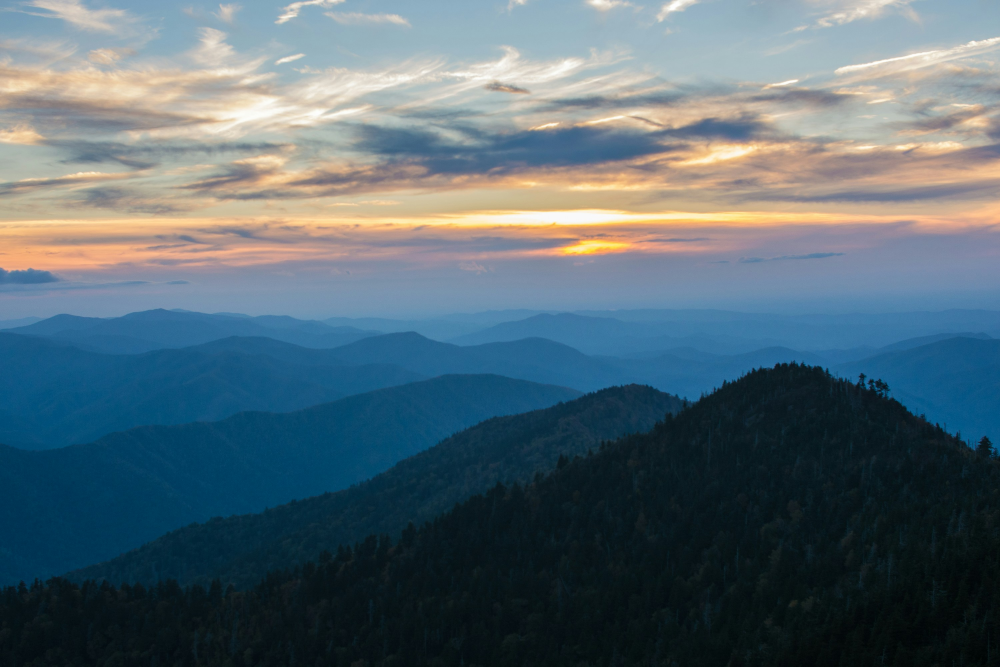
#> input picture docs/optimization/assets/photo-1516117172878-fd2c41f4a759.jpg, 3000 x 2000 px (shown at 1/3 size)
$ python MultiProcess.py
#> lines starting #> are read from the running program, lines starting #| are printed output that depends on the picture
# [55 lines of commented-out code are left out]
import time
import concurrent.futures
from PIL import Image, ImageFilter  # Image manager library

img_names = [
    'photo-1516117172878-fd2c41f4a759.jpg',
    'photo-1532009324734-20a7a5813719.jpg',
    'photo-1524429656589-6633a470097c.jpg',
    'photo-1530224264768-7ff8c1789d79.jpg',
    'photo-1564135624576-c5c88640f235.jpg',
    'photo-1541698444083-023c97d3f4b6.jpg',
    'photo-1522364723953-452d3431c267.jpg',
    'photo-1513938709626-033611b8cc03.jpg',
    'photo-1507143550189-fed454f93097.jpg',
    'photo-1493976040374-85c8e12f0c0e.jpg',
    'photo-1504198453319-5ce911bafcde.jpg',
    'photo-1530122037265-a5f1f91d3b99.jpg',
    'photo-1516972810927-80185027ca84.jpg',
    'photo-1550439062-609e1531270e.jpg',
    'photo-1549692520-acc6669e2f0c.jpg'
]

size = (1200, 1200)

def process_image(img_name):
#> called with img_name = 'photo-1516117172878-fd2c41f4a759.jpg'
    img = Image.open(f'./assets/{img_name}')
#> img is the input picture: PIL image 3000x2000 RGB; mean R, G, B 86.7, 105.4, 114.9
    img = img.filter(ImageFilter.GaussianBlur(15))
    img.thumbnail(size)
#> img: PIL image 1200x800 RGB
    img.save(f'./assets/processed/{img_name}')
    print(f'{img_name} was processed...')

def main():
    t1 = time.time()

    with concurrent.futures.ProcessPoolExecutor() as executor:
        list(executor.map(process_image, img_names))  # force execution
#> call 2 of process_image, with img_name = 'photo-1532009324734-20a7a5813719.jpg'
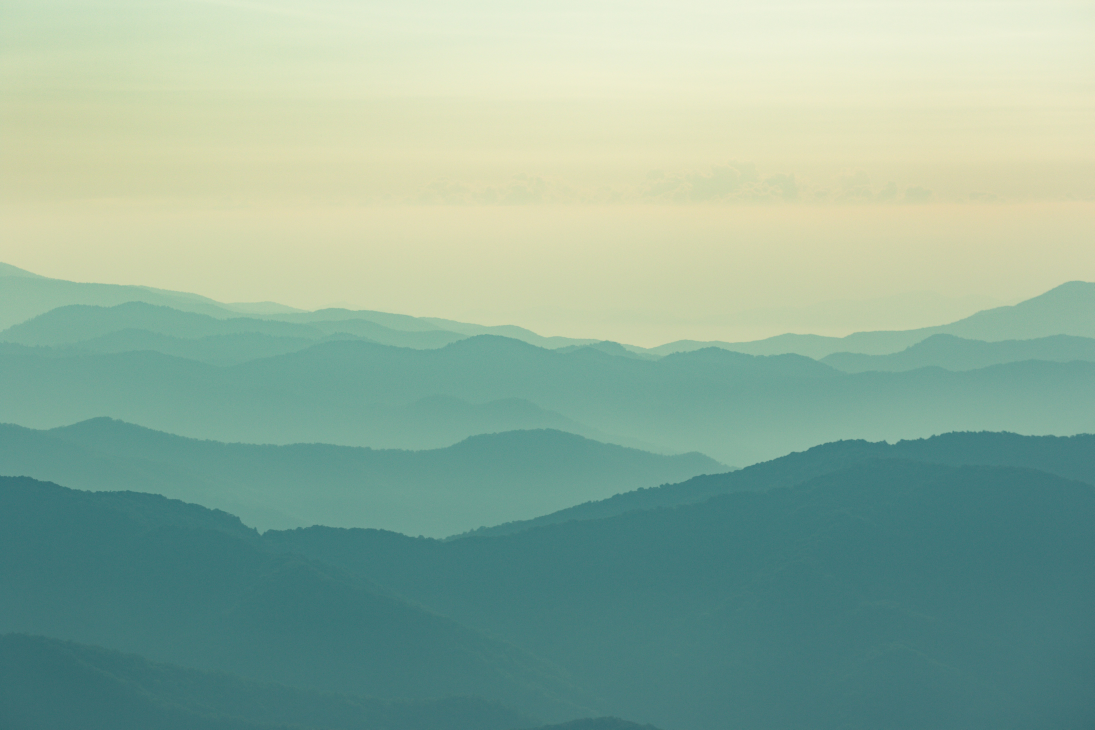
#> input picture docs/optimization/assets/photo-1532009324734-20a7a5813719.jpg, 5472 x 3648 px (shown at 1/5 size)
#> in process_image, img is the input picture: PIL image 5472x3648 RGB; mean R, G, B 143.7, 174.4, 155.7
#> call 3 of process_image, with img_name = 'photo-1524429656589-6633a470097c.jpg'
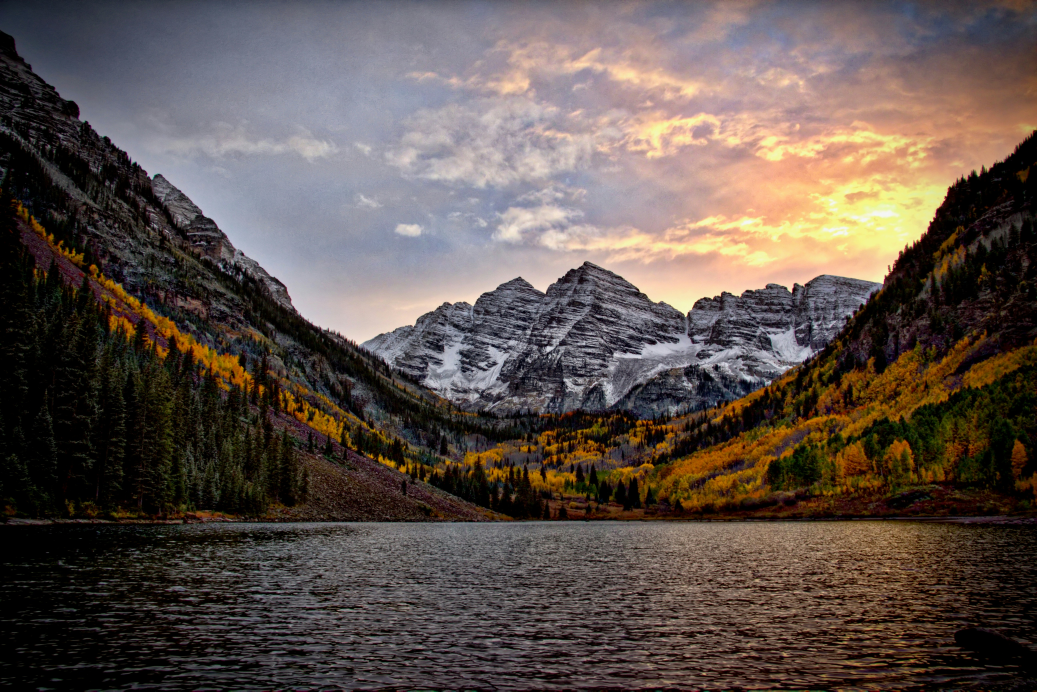
#> input picture docs/optimization/assets/photo-1524429656589-6633a470097c.jpg, 5184 x 3456 px (shown at 1/5 size)
#> in process_image, img is the input picture: PIL image 5184x3456 RGB; mean R, G, B 94.4, 82.2, 76.3
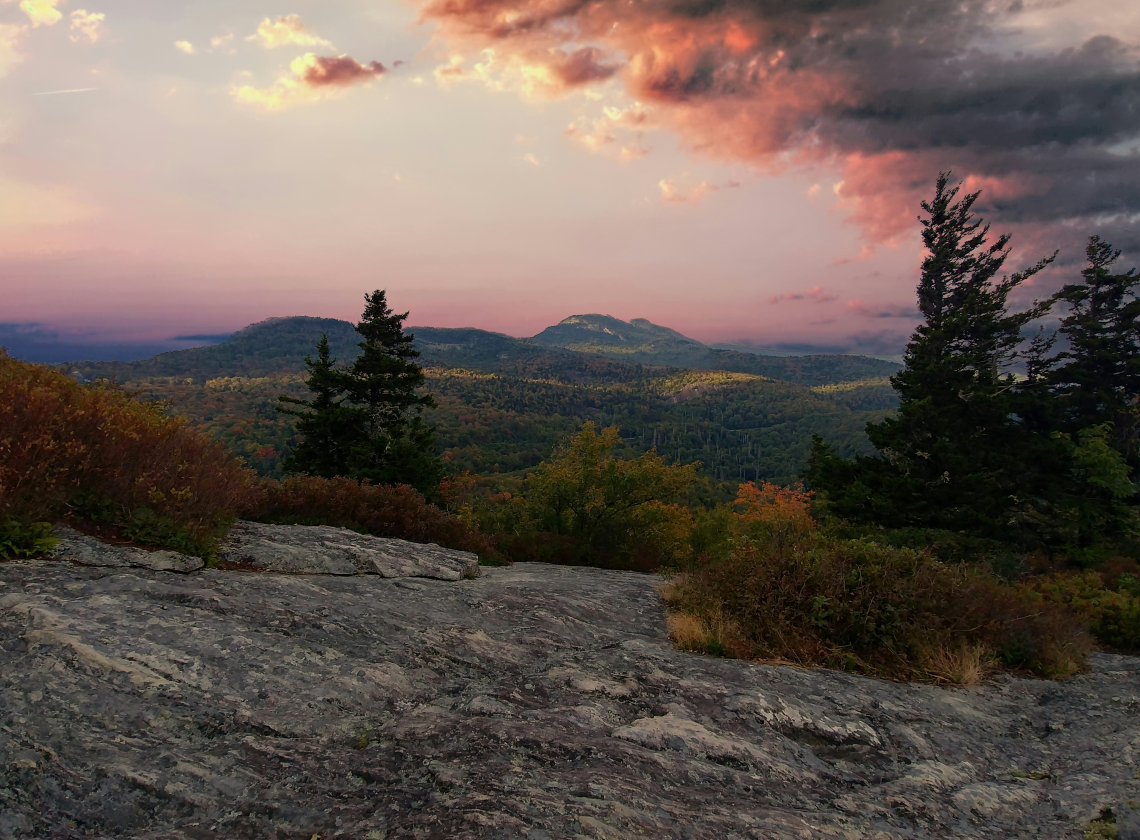
#> input picture docs/optimization/assets/photo-1541698444083-023c97d3f4b6.jpg, 5700 x 4200 px (shown at 1/5 size)
#> in process_image, img is the input picture: PIL image 5700x4200 RGB; mean R, G, B 101.6, 89, 82
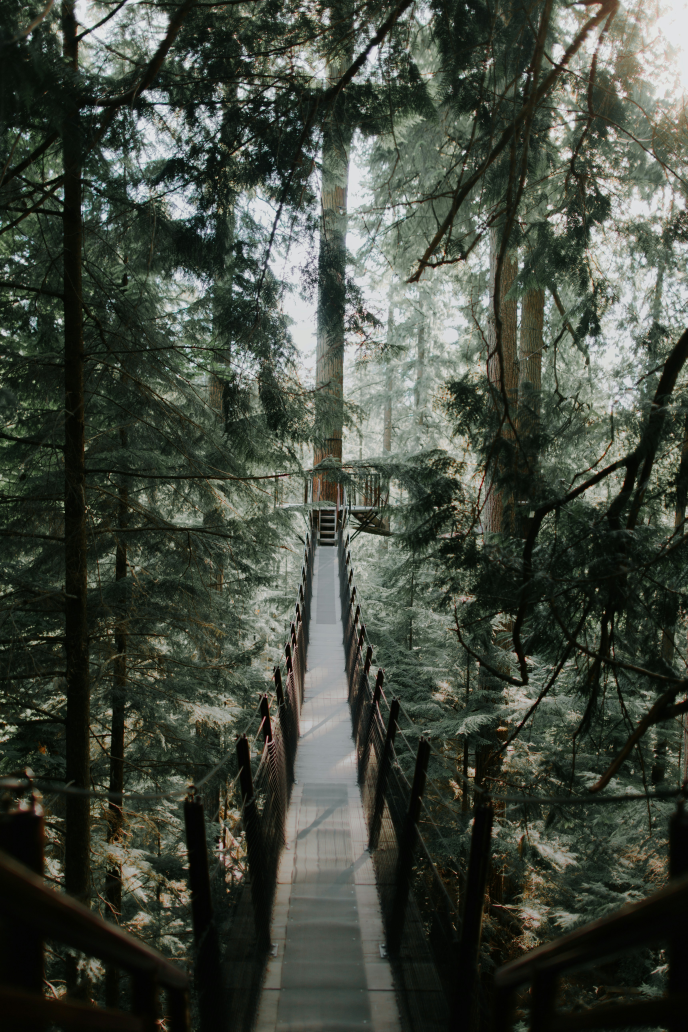
#> input picture docs/optimization/assets/photo-1522364723953-452d3431c267.jpg, 3437 x 5156 px (shown at 1/5 size)
#> in process_image, img is the input picture: PIL image 3437x5156 RGB; mean R, G, B 67.2, 73.3, 62.5
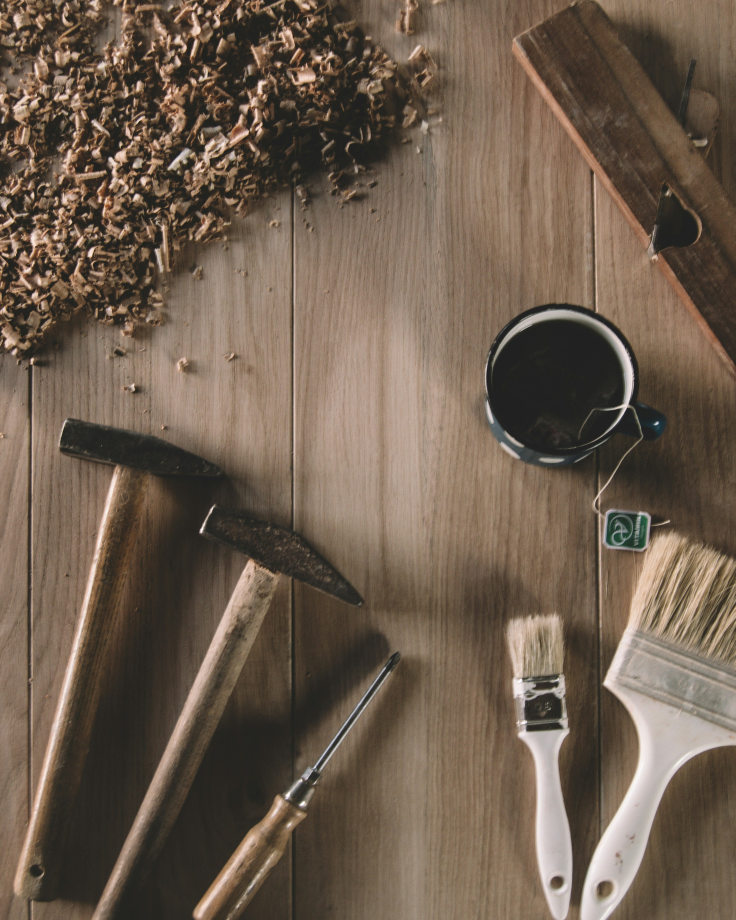
#> input picture docs/optimization/assets/photo-1516972810927-80185027ca84.jpg, 2943 x 3679 px (shown at 1/4 size)
#> in process_image, img is the input picture: PIL image 2943x3679 RGB; mean R, G, B 109.9, 93.5, 78.2
#> in process_image (call 13), `img = img.filter(ImageFilter.GaussianBlur(15))`:
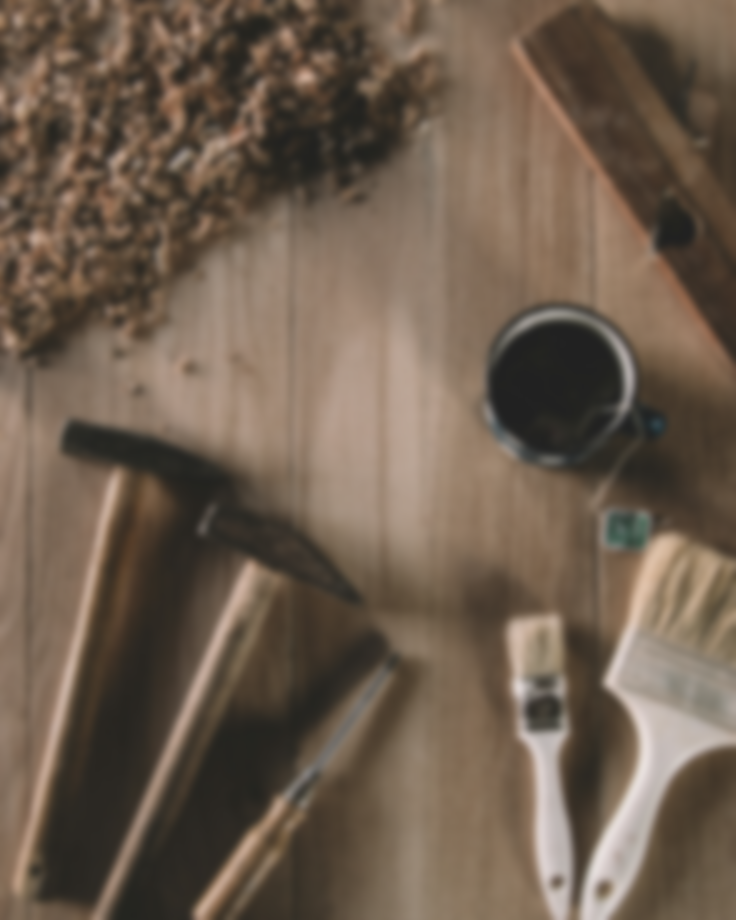
#> img: PIL image 2943x3679 RGB (shown at 1/4 size); mean R, G, B 109.9, 93.5, 78.2

    t2 = time.time()
    print(f'Finished in {t2 - t1} seconds')

if __name__ == "__main__":
#> (the run stopped early here; a loop or call above may not have finished)
